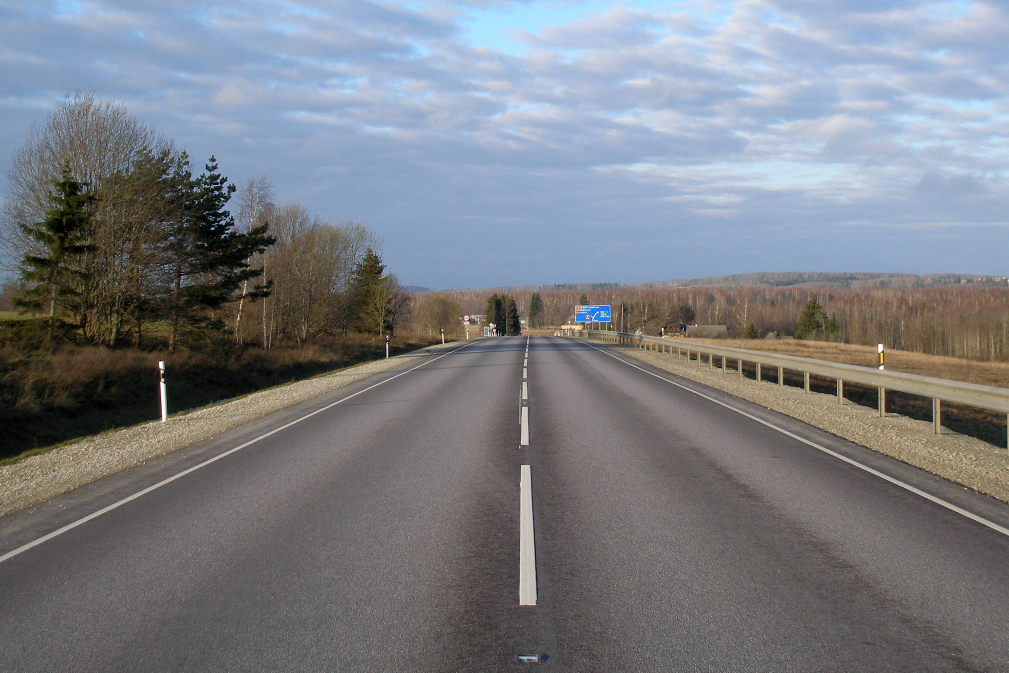
#> input picture lane_detection_cnn/lane3.jpg, 3026 x 2017 px, found by its file name (shown at 1/3 size)
$ python lane3.py
#> lines starting #> are read from the running program, lines starting #| are printed output that depends on the picture; after the words box and inside, x2 and y2 are one past the last pixel; in counts of white or black regions, pixels touching at a corner belong together
import cv2 as cv
import numpy as np


def roi(img):
    mask = np.zeros_like(img)
    polygon = np.array([[
        (0, height),           # Bottom left
        (0, height*0.8),     # Mid-left point
        (width*0.47, height*0.5),      # Top left
        (width*0.57, height*0.5),      # Top right
        (width, height*0.76),      # Mid-right point
        (width, height)            # Bottom right
    ]], dtype=np.int32)

    cv.fillPoly(mask, polygon, 255)
    masked_img = cv.bitwise_and(img, mask)
    return masked_img, polygon

def filter_lanes(lines, image_width):
    if lines is None:
        return None
    left_lines = []
    right_lines = []

    for line in lines:
        x1, y1, x2, y2 = line[0]
        if x2==x1:
            continue

        slope = (y2 - y1) / (x2 - x1)

        mid_x = (x1 + x2) / 2

        if slope < 0 and mid_x < image_width * 0.7:
            left_lines.append(line)
        elif slope > 0 and mid_x > image_width * 0.3:
            right_lines.append(line)

    return left_lines, right_lines

def fit_lane(lines, img_height):
    if lines is None or len(lines) == 0:
        return None
    x_points = []
    y_points = []
    for line in lines:
        x1, y1, x2, y2 = line[0]
        x_points.extend([x1, x2])
        y_points.extend([y1, y2])

    if len(x_points) > 2:
        median_x = np.median(x_points)
        std_x = np.std(x_points)

        filtered_indices = [i for i in range(len(x_points))
                            if abs(x_points[i] - median_x) < 2.5 * std_x]

        x_points = [x_points[i] for i in filtered_indices]
        y_points = [y_points[i] for i in filtered_indices]

        if len(x_points) < 2:
            print("Not enough points after filtering")
            return None

    try:
        coeffs = np.polyfit(y_points, x_points, 1)

        y_values = np.linspace(min(y_points), img_height, 10)
        x_values = coeffs[0] * y_values + coeffs[1]

        if len(y_points) > 5:
            coeffs2 = np.polyfit(y_points, x_points, 2)
            x_values2 = coeffs2[0] * y_values**2 + coeffs2[1] * y_values + coeffs2[2]
            max_deviation = max(abs(x_values2 - x_values))
            curvature = abs(coeffs2[0])  # The 'a' coefficient dictates curvature

            if max_deviation< width *0.08 and curvature < 0.0001:
                x_values = x_values2
                print("Using quadratic fit")

        lane_points = np.column_stack((x_values.astype(int), y_values.astype(int)))
        return lane_points
    except:
        print("Error in fitting polynomial")
        return None


lane_color = cv.imread('lane3.jpg')
#> lane_color is the input picture: shape (2017, 3026, 3); mean B, G, R 131.7, 126.1, 122.7
height, width = lane_color.shape[:2]
#> height = 2017; width = 3026

gray = cv.cvtColor(lane_color, cv.COLOR_BGR2GRAY)
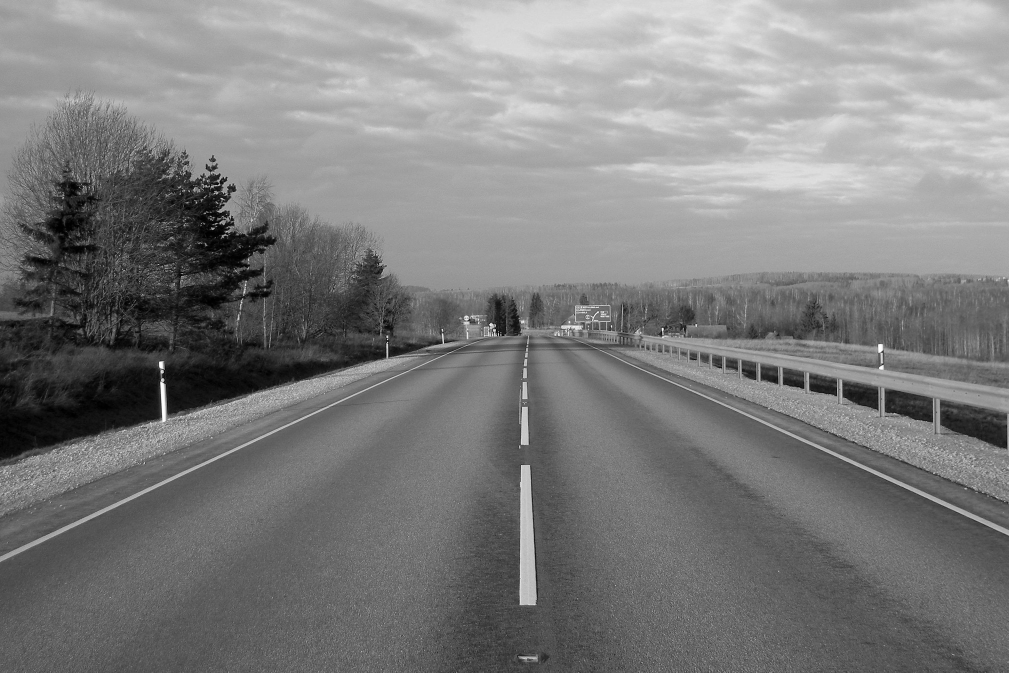
#> gray: shape (2017, 3026) (shown at 1/3 size); min 0, max 255, mean 125.7

blurred = cv.GaussianBlur(gray, (5, 5), 0)

edges = cv.Canny(blurred, 50, 150)
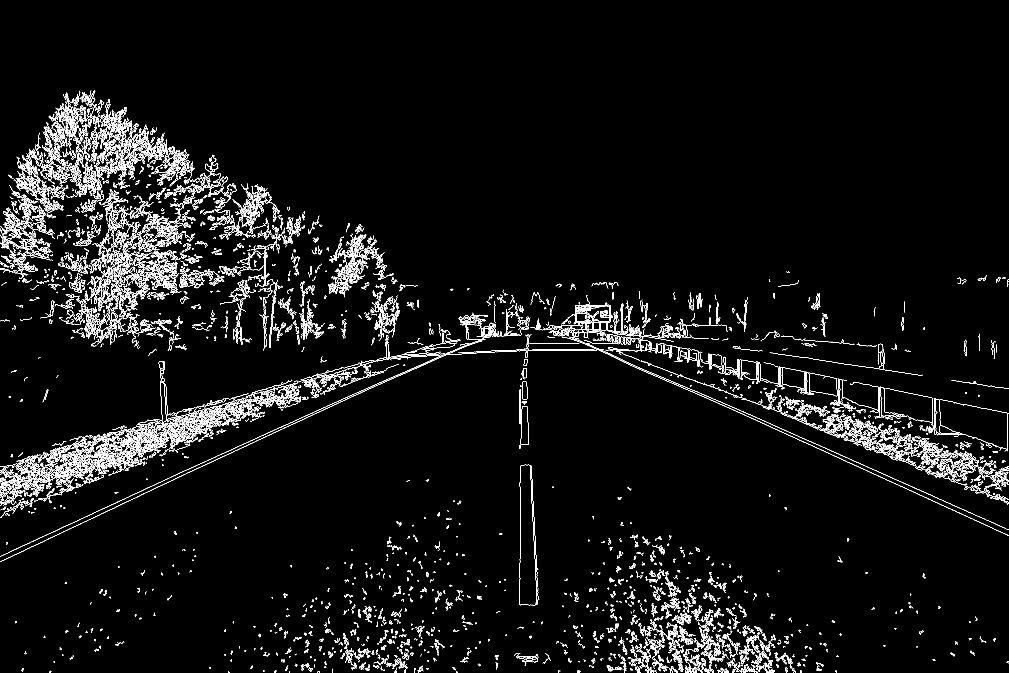
#> edges: shape (2017, 3026) (shown at 1/3 size); 3.3% white in thin lines or dots, all inside (x1, y1, x2, y2) = (0, 271, 3026, 2017)


masked_edges, roi_polygon = roi(edges)
#> in roi, `cv.fillPoly(mask, polygon, 255)`:
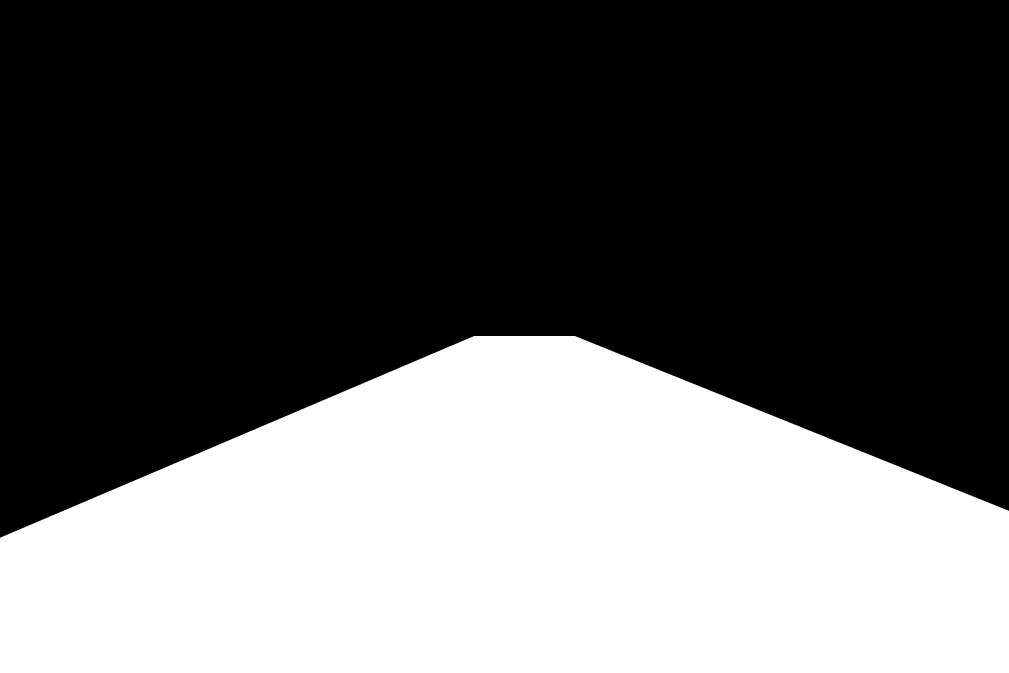
#> mask: shape (2017, 3026) (shown at 1/3 size); 37.4% white; 1 white region, box (x1, y1, x2, y2) and area: (0, 1008, 3026, 2017) 2281652
#> in roi, `masked_img = cv.bitwise_and(img, mask)`:
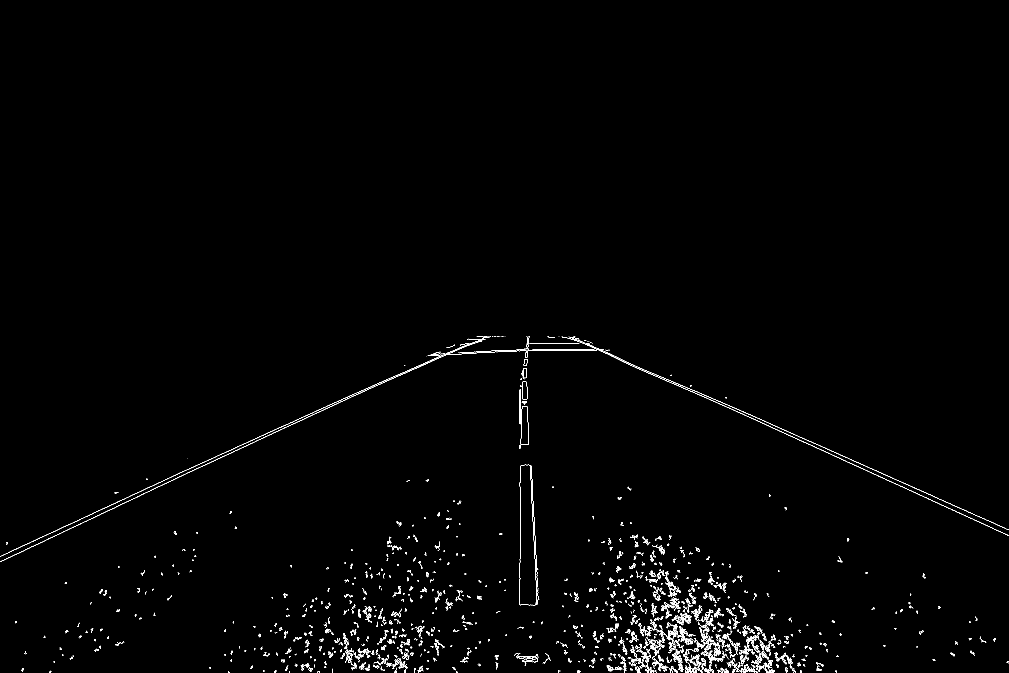
#> masked_img: shape (2017, 3026) (shown at 1/3 size); 0.73% white in thin lines or dots, all inside (x1, y1, x2, y2) = (0, 1008, 3026, 2017)
#> roi_polygon = [[0, 2017], [0, 1613], [1422, 1008], [1724, 1008], [3026, 1532], [3026, 2017]]

roi_with_outline = cv.cvtColor(masked_edges, cv.COLOR_GRAY2BGR)
cv.polylines(roi_with_outline, [roi_polygon], True, (0, 255, 0), 2)

#cv.namedWindow('Edges')
cv.namedWindow('ROI Edges')
#cv.moveWindow('Edges', 0, 0)
cv.moveWindow('ROI Edges', 520, 0)

edges_resized = cv.resize(edges, (510, 510))
roi_with_outline_resized = cv.resize(roi_with_outline, (510, 510))
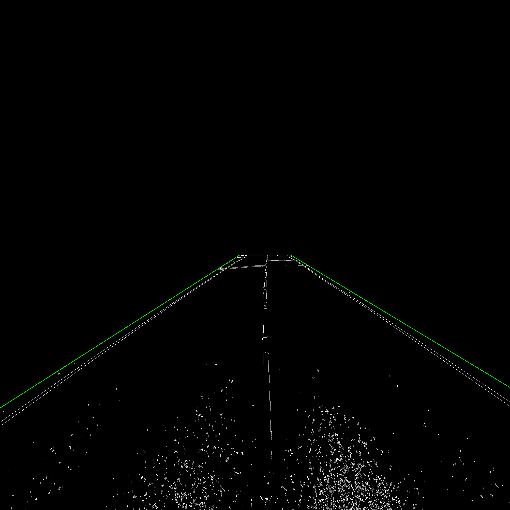
#> roi_with_outline_resized: shape (510, 510, 3); mean B, G, R 1.8, 2.2, 1.8

#cv.imshow('Edges', edges_resized)
cv.imshow('ROI Edges', roi_with_outline_resized)


lines = cv.HoughLinesP(
    masked_edges,
    rho=1,
    theta=np.pi / 180,
    threshold=15,
    minLineLength=15,
    maxLineGap=20
)
#> lines = 1916 rows, first 6: [2162, 1205, 3025, 1589], [766, 1315, 996, 1212], [413, 1489, 1060, 1187], [1207, 1119, 1277, 1087], [2029, 1154, 2330, 1288], [1593, 1397, 1614, 1798]

all_lines_image = lane_color.copy()

if lines is not None:
    for line in lines:
        x1, y1, x2, y2 = line[0]
        cv.line(all_lines_image, (x1, y1), (x2, y2), (0, 0, 255), 2)
#> this loop made 1916 passes
else:
    print("No lines detected")

cv.namedWindow('All Detected Lines')
cv.moveWindow('All Detected Lines', 520, 520)
all_lines_resized = cv.resize(all_lines_image, (510, 510))
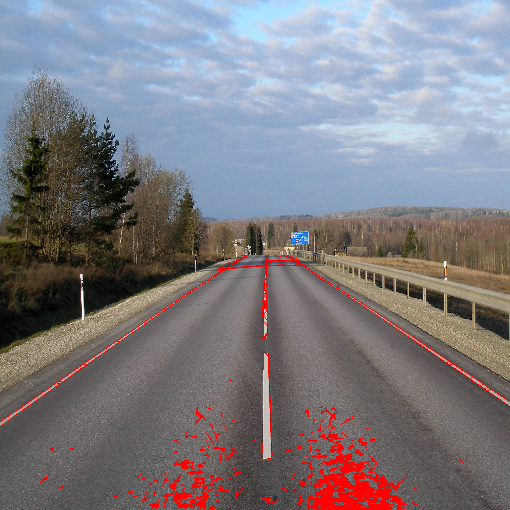
#> all_lines_resized: shape (510, 510, 3); mean B, G, R 129, 123.4, 126.1
cv.imshow('All Detected Lines', all_lines_resized)


left_lines, right_lines = filter_lanes(lines, width)
#> the loop in filter_lanes, `for line in lines:` made 1916 passes
#> (x1, y1, x2, y2, slope, mid_x) on passes 1 to 3: (2162, 1205, 3025, 1589, 0.445, 2593.5), (766, 1315, 996, 1212, -0.448, 881), (413, 1489, 1060, 1187, -0.467, 736.5)

left_lane_points = fit_lane(left_lines, height)
#> the loop in fit_lane, `for line in lines:` made 891 passes
right_lane_points = fit_lane(right_lines, height)
#> the loop in fit_lane (call 2), `for line in lines:` made 601 passes

lane_overlay = lane_color.copy()


if left_lane_points is not None:
    for i in range(len(left_lane_points)-1):
        cv.line(lane_overlay,
                tuple(left_lane_points[i]),
                tuple(left_lane_points[i+1]),
                (0, 255, 0), 10)
#> this loop made 9 passes

    bottom_left = (max(0, left_lane_points[-1][0] - 50), height)
    bottom_right = (min(width, left_lane_points[-1][0] + 50), height)

    poly_points = np.vstack([left_lane_points, [bottom_right, bottom_left]])

    overlay = lane_overlay.copy()
    cv.fillPoly(overlay, [poly_points.astype(np.int32)], (0, 255, 0))

    lane_overlay = cv.addWeighted(overlay, 0.3, lane_overlay, 0.7, 0)

if right_lane_points is not None:
    for i in range(len(right_lane_points)-1):
        cv.line(lane_overlay,
                tuple(right_lane_points[i]),
                tuple(right_lane_points[i+1]),
                (255, 0, 0), 10)

    bottom_left = (max(0, right_lane_points[-1][0] - 50), height)
    bottom_right = (min(width, right_lane_points[-1][0] + 50), height)

    poly_points = np.vstack([right_lane_points, [bottom_right, bottom_left]])

    overlay = lane_overlay.copy()
    cv.fillPoly(overlay, [poly_points.astype(np.int32)], (0, 255, 0))  # Green
    lane_overlay = cv.addWeighted(overlay, 0.3, lane_overlay, 0.7, 0)

cv.namedWindow('Lane Predictions')
cv.moveWindow('Lane Prediction', 0, 520)
prediction_resized = cv.resize(lane_overlay, (510, 510))
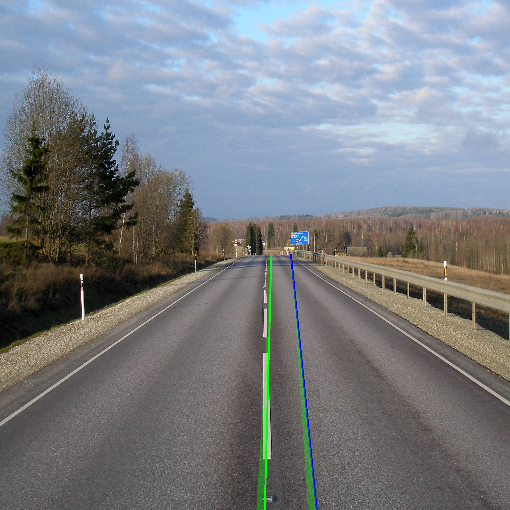
#> prediction_resized: shape (510, 510, 3); mean B, G, R 131.4, 126.4, 121.9
cv.imshow('Lane Predictions', prediction_resized)


cv.waitKey(0)
cv.destroyAllWindows()

$ run again, with lane_detection_cnn/lane2.jpg copied over lane_detection_cnn/lane3.jpg
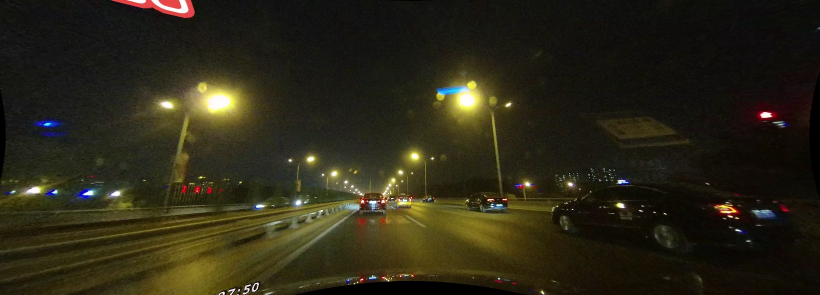
#> input picture lane_detection_cnn/lane2.jpg, 1640 x 590 px, found by its file name (shown at 1/2 size)
#> lane_color is the input picture: shape (590, 1640, 3); mean B, G, R 22.2, 39.1, 42.9
#> `edges = cv.Canny(blurred, 50, 150)`:
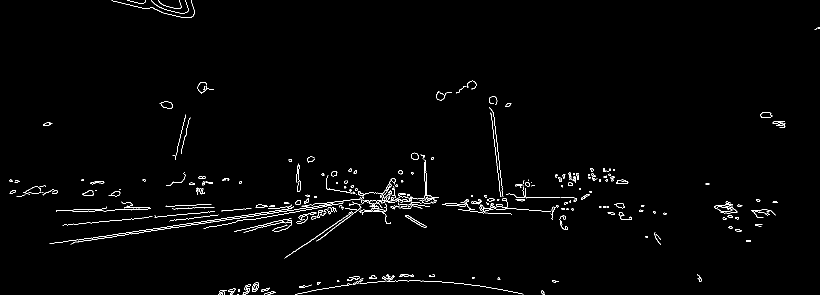
#> edges: shape (590, 1640) (shown at 1/2 size); 1.3% white in thin lines or dots
#> mask: shape (590, 1640); 37.4% white; 1 white region, box (x1, y1, x2, y2) and area: (0, 295, 1640, 590) 361557
#> masked_img: shape (590, 1640); 1% white in thin lines or dots, all inside (x1, y1, x2, y2) = (99, 305, 1551, 590)
#> roi_polygon = [[0, 590], [0, 472], [770, 295], [934, 295], [1640, 448], [1640, 590]]
#> lines = 389 rows, first 6: [125, 450, 547, 413], [382, 449, 460, 439], [760, 394, 807, 386], [618, 418, 638, 415], [582, 436, 647, 430], [143, 487, 351, 454]
#> the loop `for line in lines:` made 389 passes
#> the loop in filter_lanes, `for line in lines:` made 389 passes
#> (x1, y1, x2, y2, slope, mid_x) on passes 1 to 3: (125, 450, 547, 413, -0.0877, 336), (382, 449, 460, 439, -0.128, 421), (760, 394, 807, 386, -0.17, 783.5)
#> the loop in fit_lane, `for line in lines:` made 199 passes
#> the loop in fit_lane (call 2), `for line in lines:` made 144 passes
#> line on passes 1 to 8: [[672, 381, 819, 389]], [[1199, 412, 1248, 414]], [[986, 413, 1105, 424]], [[743, 410, 826, 411]], [[820, 561, 848, 562]], [[1031, 393, 1052, 394]], [[861, 562, 942, 569]], [[1508, 425, 1549, 428]]
#> the loop `for i in range(len(left_lane_points)-1):` made 9 passes
#> the loop `for i in range(len(right_lane_points)-1):` made 9 passes
#> `prediction_resized = cv.resize(lane_overlay, (510, 510))`:
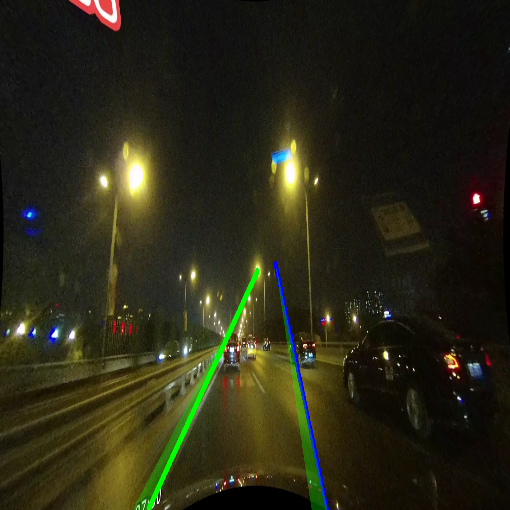
#> prediction_resized: shape (510, 510, 3); mean B, G, R 22.4, 40.3, 41.8
